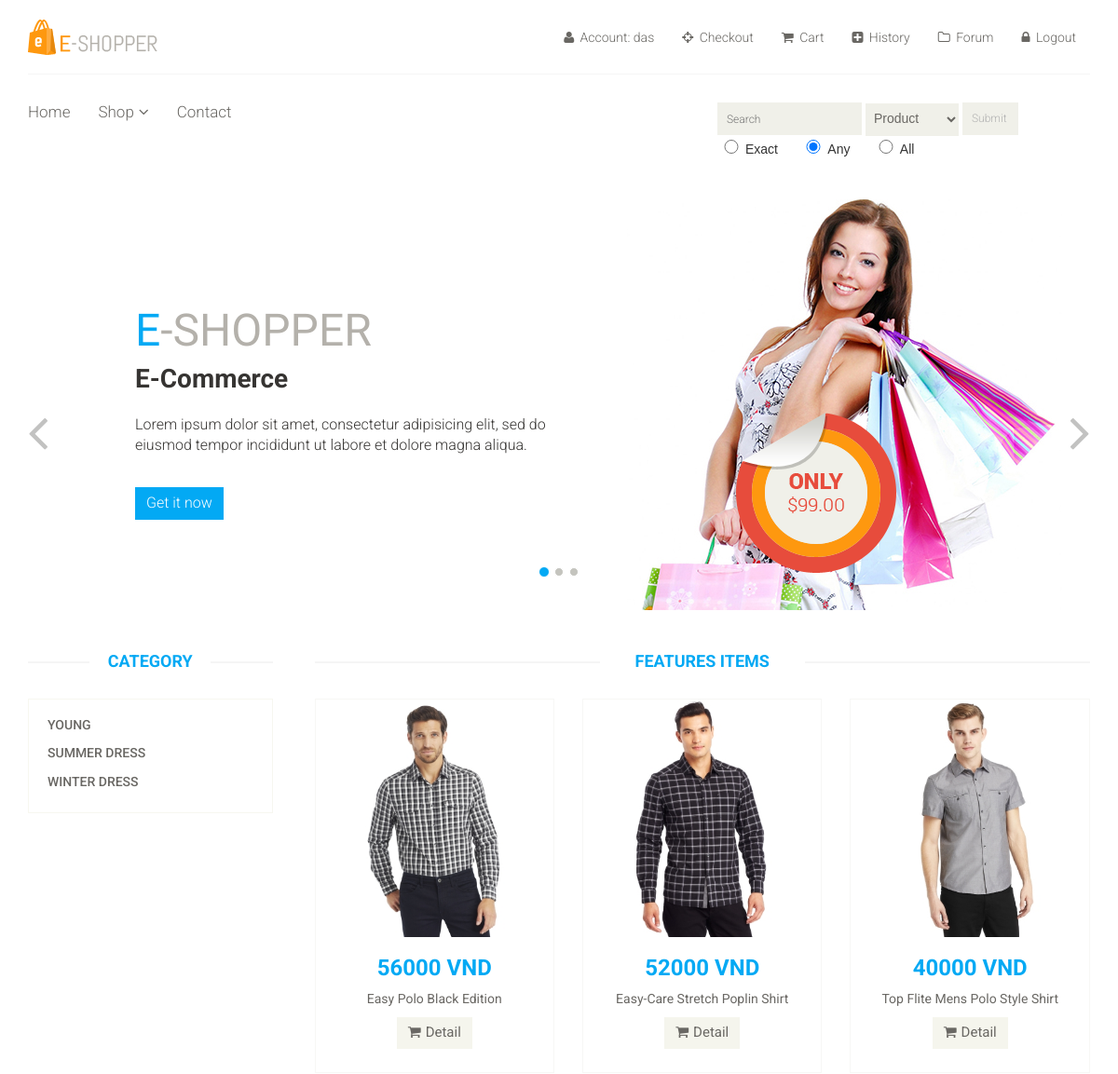
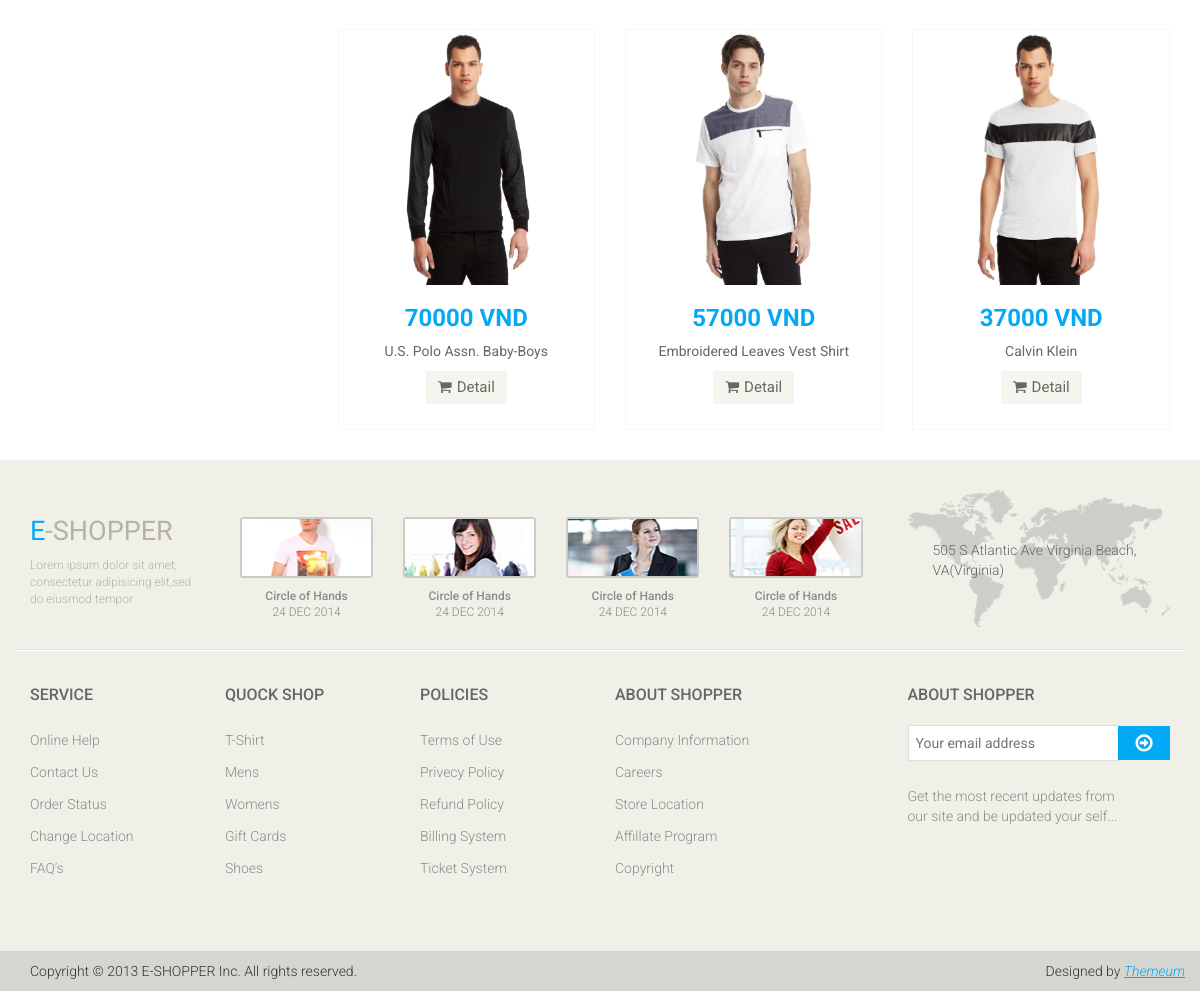
/index.php (signed in), run on the app's committed database (2 pictures, top to bottom).
### tables this page shows
CREATE TABLE IF NOT EXISTS `category` (
  `ID` int(11) NOT NULL,
  `Name` varchar(15) NOT NULL
);

CREATE TABLE IF NOT EXISTS `item` (
  `ID` int(11) NOT NULL,
  `Name` varchar(45) DEFAULT NULL,
  `price` int(11) DEFAULT NULL,
  `image` varchar(100) DEFAULT NULL,
  `category` int(11) NOT NULL,
  `Detail` varchar(1000) NOT NULL
);

### index.php (the view, shortened to what this page needs)
<?php
	include("header.php");
?>
<body>
	<section id='slider'>
		<div class='container'>
			<div class='row'>
				<div class='col-sm-12'>
					<div id='slider-carousel' class='carousel slide' data-ride='carousel'>
						<ol class='carousel-indicators'>
							<li data-target='#slider-carousel' data-slide-to='0' class='active'></li>
							<li data-target='#slider-carousel' data-slide-to='1'></li>
							<li data-target='#slider-carousel' data-slide-to='2'></li>
						</ol>
						<div class='carousel-inner'>
							<div class='item active'>
								<div class='col-sm-6'>
									<h1><span>E</span>-SHOPPER</h1>
									<h2>E-Commerce</h2>
									<p>Lorem ipsum dolor sit amet, consectetur adipisicing elit, sed do eiusmod tempor incididunt ut labore et dolore magna aliqua. </p>
									<button type='button' class='btn btn-default get'>Get it now</button>
								</div>
								<div class='col-sm-6'>
									<img src='images/home/girl1.jpg' class='girl img-responsive' alt='' />
									<img src='images/home/pricing.png'  class='pricing' alt='' />
								</div>
							</div>
						</div>
						<a href='#slider-carousel' class='left control-carousel hidden-xs' data-slide='prev'>
							<i class='fa fa-angle-left'></i>
						</a>
						<a href='#slider-carousel' class='right control-carousel hidden-xs' data-slide='next'>
							<i class='fa fa-angle-right'></i>
						</a>
					</div>
				</div>
			</div>
		</div>
	</section>
	<section>
		<div class='container'>
			<div class='row'>
				<?php
                    include("sidebar.php");
                ?>
				<div class='col-sm-9 padding-right'>
					<div class='features_items'>
						<h2 class='title text-center'>Features Items</h2>
						<?php
							   $sel=mysql_query("select * from item where ID <= 6");
								while($arr=mysql_fetch_array($sel))
							   {
								   echo "
								   <div class='col-sm-4'>
										<div class='product-image-wrapper'>
											<div class='single-products'>
													<div class='productinfo text-center'>
														<a href='product-details.php?index=".$arr['ID']."'  >
														   <img src=".$arr['image']." alt='' />
														</a>
														<h2>".$arr['price']." VND</h2>
														<p>".$arr['Name']."</p>
														<a href='product-details.php?index=".$arr['ID']."' class='btn btn-default add-to-cart'><i class='fa fa-shopping-cart'></i>Detail</a>
													</div>
											</div>
										</div>
									</div>";
							   }
						?>
					</div>
				</div>
			</div>
		</div>
	</section>
</body>
<?php
	include("footer.php");
?>

### sidebar.php (shortened to what this page needs)
<div class='col-sm-3'>
	<div class='left-sidebar'>
		<h2>Category</h2>
		<div class='panel-group category-products' id='accordian'>
			<?php
				$sel = mysql_query("select * from category");
				while($arr=mysql_fetch_array($sel))
				{
					$index = $arr["ID"];
                    $name = $arr["Name"];
					echo "
						<div class='panel panel-default'>
							<div class='panel-heading'>
								<h4 class='panel-title'><a href='shop.php?cat=$index&i=1'>$name</a></h4>
							</div>
						</div>
					";
				}
			?>
		</div>
	</div>
</div>

### css/main.css (style rules this page uses)
body { font-family: 'Tahoma', sans-serif; background:; position: relative; font-weight:400px; }
a { -webkit-transition: 300ms; -moz-transition: 300ms; -o-transition: 300ms; transition: 300ms; }
h1, h2, h3, h4, h5, h6 { font-family: 'Roboto', sans-serif; }
#slider { padding-bottom: 45px; }
.carousel-indicators li { background: #C4C4BE; }
.carousel-indicators li.active { background: #03a9f4; }
.item { padding-left: 100px; }
.pricing { position: absolute; right: 40%; top: 52%; }
.girl { margin-left: 0; }
.item h1 { color: #B4B1AB; font-family: abel; font-size: 48px; margin-top: 115px; }
.item h1 span { color:#03a9f4; }
.item h2 { color: #363432; font-family: 'Roboto', sans-serif; font-size: 28px; font-weight: 700; margin-bottom: 22px; margin-top: 10px; }
.item p { color:#363432; font-size:16px; font-weight:300; font-family: 'Roboto', sans-serif; }
.get { background: #03a9f4; border: 0 none; border-radius: 0; color: #FFFFFF; font-family: 'Roboto', sans-serif; font-size: 16px; font-weight: 300; margin-top: 23px; }
.control-carousel { position: absolute; top: 50%; font-size: 60px; color: #C2C2C1; }
.right { right: 0; }
.category-products { border: 1px solid #F7F7F0; margin-bottom: 35px; padding-bottom: 20px; padding-top: 15px; }
.left-sidebar h2, .brands_products h2 { color: #03a9f4; font-family: 'Roboto', sans-serif; font-size: 18px; font-weight: 700; margin: 0 auto 30px; text-align: center; text-transform: uppercase; position: relative; z-index:3; }
.left-sidebar h2:after, h2.title:after { content: " "; position: absolute; border: 1px solid #f5f5f5; bottom:8px; left: 0; width: 100%; height: 0; z-index: -2; }
.left-sidebar h2:before { content: " "; position: absolute; background: #fff; bottom: -6px; width: 130px; height: 30px; z-index: -1; left: 50%; margin-left: -65px; }
h2.title:before { content: " "; position: absolute; background: #fff; bottom: -6px; width: 220px; height: 30px; z-index: -1; left: 50%; margin-left: -110px; }
.category-products .panel { background-color: #FFFFFF; border: 0px; border-radius: 0px; box-shadow:none; margin-bottom: 0px; }
.category-products .panel-default .panel-heading { background-color: #FFFFFF; border: 0 none; color: #FFFFFF; padding: 5px 20px; }
.category-products .panel-default .panel-heading .panel-title a { color: #696763; font-family: 'Roboto', sans-serif; font-size: 14px; text-decoration: none; text-transform: uppercase; }
.padding-right { padding-right: 0; }
.features_items { overflow:hidden; }
h2.title { color: #03a9f4; font-family: 'Roboto', sans-serif; font-size: 18px; font-weight: 700; margin: 0 15px; text-transform: uppercase; margin-bottom: 30px; position: relative; }
.product-image-wrapper { border:1px solid #F7F7F5; overflow: hidden; margin-bottom:30px; }
.single-products { position: relative; }
.productinfo h2 { color: #03a9f4; font-family: 'Roboto', sans-serif; font-size: 24px; font-weight: 700; }
.productinfo p { font-family: 'Roboto', sans-serif; font-size: 14px; font-weight: 400; color: #696763; }
.productinfo img { width: 100%; height: 255px; }
.productinfo { position:relative; }
.add-to-cart { background:#F5F5ED; border: 0 none; border-radius: 0; color: #696763; font-family: 'Roboto', sans-serif; font-size: 15px; margin-bottom: 25px; }
.add-to-cart i { margin-right:5px; }

### data on the page
category: Name "YOUNG"
category: Name "SUMMER DRESS"
category: Name "WINTER DRESS"
item: image (picture), price "56000", Name "Easy Polo Black Edition"
item: image (picture), price "52000", Name "Easy-Care Stretch Poplin Shirt"
item: image (picture), price "40000", Name "Top Flite Mens Polo Style Shirt"
item: image (picture), price "70000", Name "U.S. Polo Assn. Baby-Boys"
item: image (picture), price "57000", Name "Embroidered Leaves Vest Shirt"
item: image (picture), price "37000", Name "Calvin Klein"

### other printed values
$ID_name "das"
